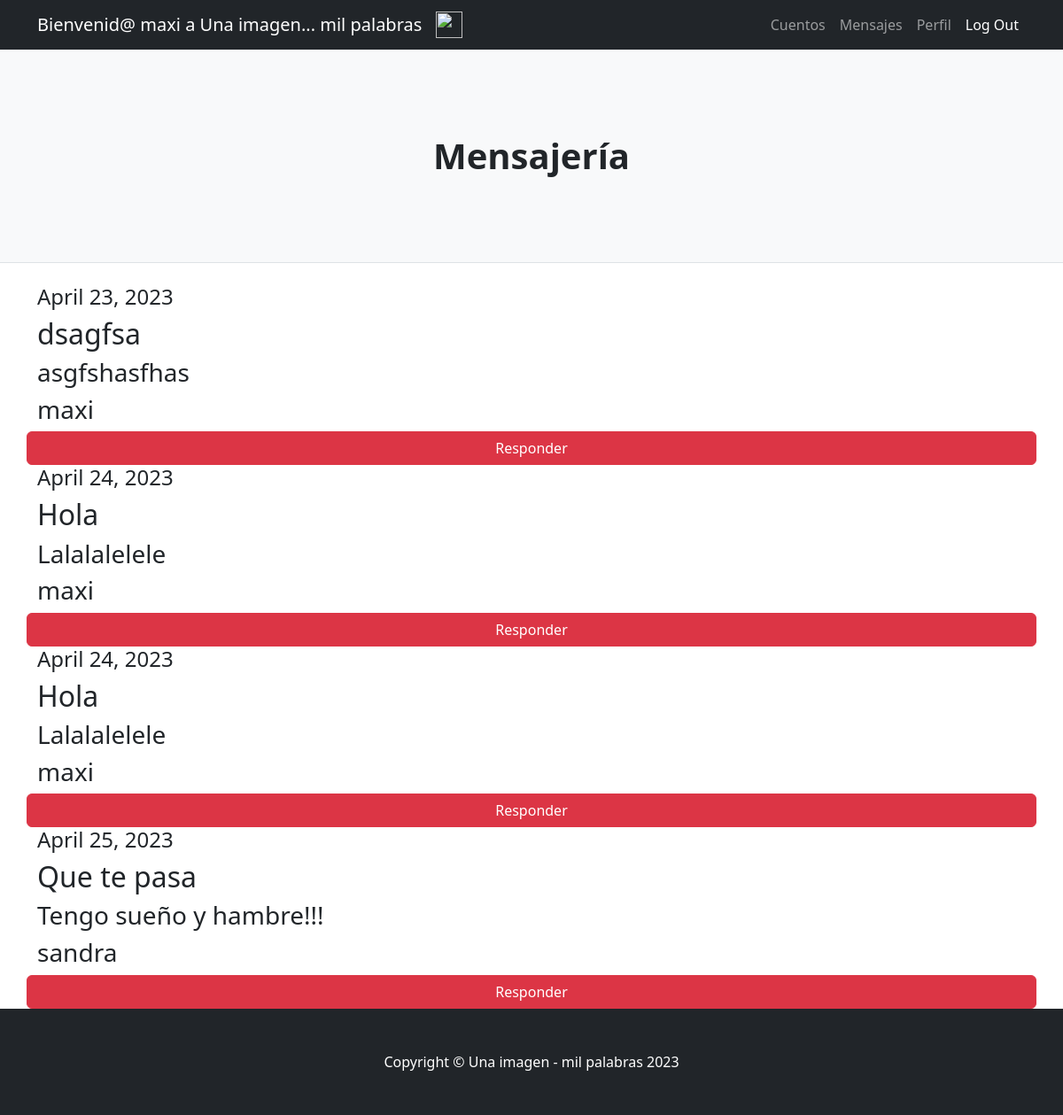
/AppUsuarios/mensajes/ (signed in), run on an earlier commit of the app's database.
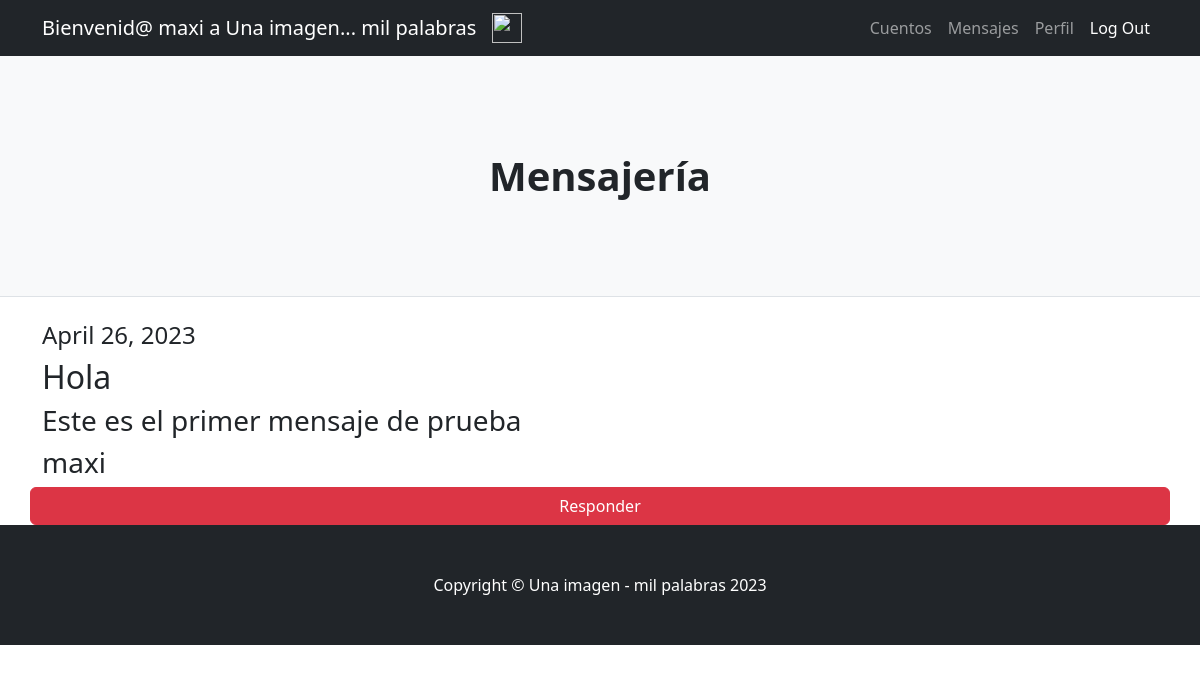
And on a later commit of the database.
### AppUsuarios/models.py (models this page shows)
class Mensaje(models.Model):
    remitente=models.ForeignKey(User, related_name="remitente", on_delete=models.CASCADE)
    destinatario=models.ForeignKey(User, related_name="destinatario", on_delete=models.CASCADE)
    titulo=models.CharField(max_length=30)
    contenido=models.CharField(max_length=1000)
    fecha=models.DateField()

### AppUsuarios/views.py (the view)
# urls.py: path('mensajes/', mensajes, name='mensajes'),
@login_required
def mensajes(request):
    mensajes=Mensaje.objects.all()
    return render (request, 'AppUsuarios/mensajes.html', {'mensajes':mensajes})

### AppUsuarios/templates/AppUsuarios/mensajes.html
{% extends "AppUsuarios/padre.html" %}
{% load static %}
{% block titulo %}
<h1 class="fw-bolder">Mensajería</h1>
{% endblock %}
{% block cuerpo %}
<body>
    {% for mensaje in mensajes %}
    <h4>{{ mensaje.fecha }}</h4>
    <h2>{{ mensaje.titulo }}</h2>
    <h3>{{ mensaje.contenido }}</h3>
    <h3>{{ mensaje.remitente }}</h3>
    <a class="btn btn-danger" href="{% url 'nuevoMensaje' %}">Responder</a>
    {% endfor %}
</body>
{% endblock %}

### AppUsuarios/templates/AppUsuarios/padre.html (shortened to what this page needs)
<!DOCTYPE html>
<html lang="en">
    <head>
        {% load static %}
        <link href="{% static 'AppUsuarios/css/styles.css' %}" rel="stylesheet" />
    </head>
    <body>
        <nav class="navbar navbar-expand-lg navbar-dark bg-dark">
            <div class="container">
                {% if user.is_authenticated %}
                <a class="navbar-brand" >Bienvenid@ {{ user.username }} a Una imagen... mil palabras</a>
                <img src="{{ avatar }}" alt="" width="30" height="30">
                <div class="collapse navbar-collapse" id="navbarSupportedContent">
                    <ul class="navbar-nav ms-auto mb-2 mb-lg-0">
                        <li class="nav-item"><a class="nav-link" href="{% url 'inicioCuentos'%}">Cuentos</a></li>
                        <li class="nav-item"><a class="nav-link" href="{% url 'mensajes' %}">Mensajes</a></li>
                        <li class="nav-item"><a class="nav-link" href="{% url 'verPerfil' %}">Perfil</a></li>
                        <li class="nav-item"><a class="nav-link active" aria-current="page" href="{% url 'logout' %}">Log Out</a></li>
                    </ul>
                {% endif %}
                </div>
            </div>
        </nav>
        <header class="py-5 bg-light border-bottom mb-4">
            <div class="container">
                <div class="text-center my-5">
                    {% block titulo %}
                    {% endblock %}
                </div>
            </div>
        </header>
        <div class="container">
            <div class="row">
                {% block cuerpo %}
                {% endblock %}
            </div>
        </div>
        <footer class="py-5 bg-dark">
            <div class="container"><p class="m-0 text-center text-white">Copyright &copy; Una imagen - mil palabras 2023</p></div>
        </footer>
    </body>
</html>

What changed in the data, as far as the page shows it:
removed Mensaje: fecha "April 23, 2023", titulo "dsagfsa", contenido "asgfshasfhas", remitente "maxi"
removed Mensaje: fecha "April 24, 2023", titulo "Hola", contenido "Lalalalelele", remitente "maxi"
removed Mensaje: fecha "April 24, 2023", titulo "Hola", contenido "Lalalalelele", remitente "maxi"
removed Mensaje: fecha "April 25, 2023", titulo "Que te pasa", contenido "Tengo sueño y hambre!!!", remitente "sandra"
added Mensaje: fecha "April 26, 2023", titulo "Hola", contenido "Este es el primer mensaje de prueba", remitente "maxi"
